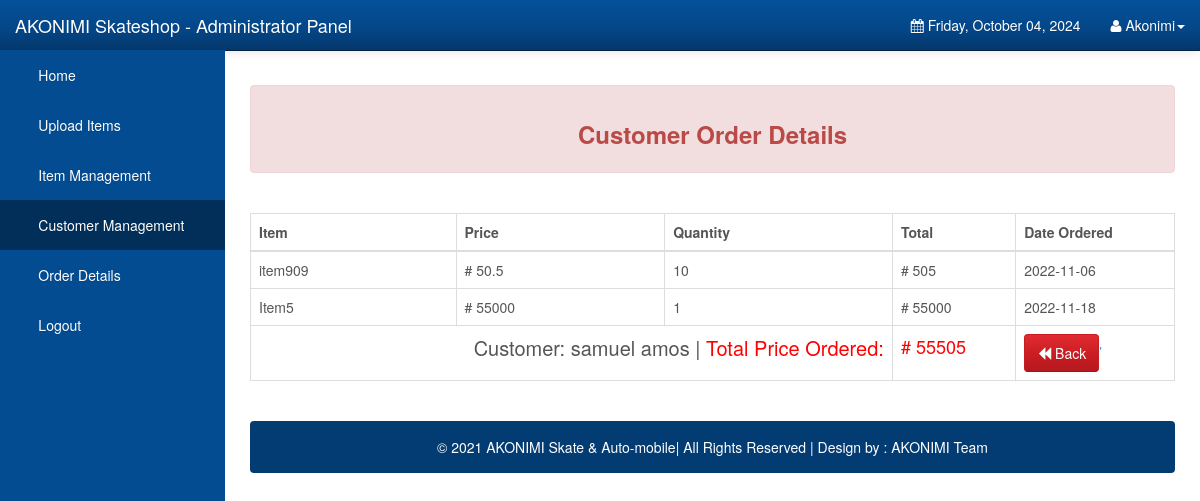
/Admin/view_orders.php?view_id=10 (signed in), run on the app's committed database.
### tables this page shows
CREATE TABLE IF NOT EXISTS `orderdetails` (
  `order_id` int(10) unsigned NOT NULL AUTO_INCREMENT,
  `user_id` int(11) NOT NULL DEFAULT '0',
  `order_name` varchar(1000) NOT NULL DEFAULT '',
  `order_price` double NOT NULL DEFAULT '0',
  `order_quantity` int(10) unsigned NOT NULL DEFAULT '0',
  `order_total` double NOT NULL DEFAULT '0',
  `order_status` varchar(45) NOT NULL DEFAULT '',
  `order_date` date NOT NULL DEFAULT '0000-00-00',
  PRIMARY KEY (`order_id`),
  KEY `FK_orderdetails_1` (`user_id`)
);

CREATE TABLE IF NOT EXISTS `users` (
  `user_id` int(11) NOT NULL AUTO_INCREMENT,
  `user_email` varchar(1000) NOT NULL,
  `user_password` varchar(1000) NOT NULL,
  `user_firstname` varchar(1000) NOT NULL,
  `user_lastname` varchar(1000) NOT NULL,
  `user_address` varchar(1000) NOT NULL,
  PRIMARY KEY (`user_id`)
);

### Admin/view_orders.php (the view, shortened to what this page needs)
<?php
	require_once 'config.php';
	if(isset($_GET['view_id']) && !empty($_GET['view_id']))
	{
		$view_id = $_GET['view_id'];
		$stmt_edit = $DB_con->prepare('SELECT * FROM users WHERE user_id=:user_id');
		$stmt_edit->execute(array(':user_id'=>$view_id));
		$edit_row = $stmt_edit->fetch(PDO::FETCH_ASSOC);
		extract($edit_row);
	}
	else
	{
		header("Location: customers.php");
	}
?>
<!DOCTYPE html>
<html lang="en">
<head>
    <link rel="stylesheet" type="text/css" href="bootstrap/css/bootstrap.min.css" />
    <link rel="stylesheet" type="text/css" href="font-awesome/css/font-awesome.min.css" />
    <link rel="stylesheet" type="text/css" href="css/local.css" />
</head>
<body>
    <div id="wrapper">
        <nav class="navbar navbar-inverse navbar-fixed-top" role="navigation">
            <div class="navbar-header">
                <a class="navbar-brand" href="index.php">AKONIMI Skateshop - Administrator Panel</a>
            </div>
            <div class="collapse navbar-collapse navbar-ex1-collapse">
                <ul class="nav navbar-nav side-nav">
                    <li><a href="index.php"> &nbsp; &nbsp; &nbsp; Home</a></li>
					<li><a data-toggle="modal" data-target="#uploadModal"> &nbsp; &nbsp; &nbsp; Upload Items</a></li>
					<li><a href="items.php"> &nbsp; &nbsp; &nbsp; Item Management</a></li>
					<li class="active"><a href="customers.php"> &nbsp; &nbsp; &nbsp; Customer Management</a></li>
					<li><a href="orderdetails.php"> &nbsp; &nbsp; &nbsp; Order Details</a></li>
					<li><a href="logout.php"> &nbsp; &nbsp; &nbsp; Logout</a></li>
                </ul>
                <ul class="nav navbar-nav navbar-right navbar-user">
                    <li class="dropdown messages-dropdown">
                        <a href="#"><i class="fa fa-calendar"></i>  <?php
                            $Today=date('y:m:d');
                            $new=date('l, F d, Y',strtotime($Today));
                            echo $new; ?></a>
                    </li>
                     <li class="dropdown user-dropdown">
                        <a href="#" class="dropdown-toggle" data-toggle="dropdown"><i class="fa fa-user"></i> <?php   extract($_SESSION); echo $admin_username; ?><b class="caret"></b></a>
                    </li>
                </ul>
            </div>
        </nav>
        <div id="page-wrapper">
			 <div class="alert alert-danger">
                          <center> <h3><strong>Customer Order Details</strong> </h3></center>
						  </div>
						  <br />
						  <div class="table-responsive">
            <table class="display table table-bordered" id="example" cellspacing="0" width="100%">
              <thead>
                <tr>
                  <th>Item</th>
                  <th>Price</th>
				  <th>Quantity</th>
                  <th>Total</th>
				  <th>Date Ordered</th>
                </tr>
              </thead>
              <tbody>
			  <?php
include("config.php");
	$stmt = $DB_con->prepare("SELECT * FROM orderdetails where user_id='$user_id' and order_status='Ordered'");
	$stmt->execute();
	if($stmt->rowCount() > 0)
	{
		while($row=$stmt->fetch(PDO::FETCH_ASSOC))
		{
			extract($row);
			?>
                <tr>
                 <td><?php echo $order_name; ?></td>
				 <td># <?php echo $order_price; ?> </td>
				 <td><?php echo $order_quantity; ?></td>
				 <td># <?php echo $order_total; ?></td>
				  <td><?php echo $order_date; ?></td>
                </tr>
              <?php
		}
		include("config.php");
		 $stmt_edit = $DB_con->prepare("select sum(order_total) as totalx from orderdetails where user_id=:user_id and order_status='Ordered'");
		$stmt_edit->execute(array(':user_id'=>$user_id));
		$edit_row = $stmt_edit->fetch(PDO::FETCH_ASSOC);
		extract($edit_row);
		echo "<tr>";
		echo "<td colspan='3' align='right' style='font-size:20px;'>Customer: ".$user_firstname." ".$user_lastname." | <span style='color:red'>Total Price Ordered:</span>";
		echo "</td>";
		echo "<td style='font-size:18px;'><span style='color:red;'># ".$totalx."</span>";
		echo "</td>";
		 echo "<td>";
		 echo "<a class='btn btn-danger' href='customers.php'><span class='glyphicon glyphicon-backward'></span> Back<a/>'";
		 echo "</td>";
		echo "</tr>";
		echo "</tbody>";
		echo "</table>";
		echo "</div>";
		echo "<br />";
		echo '<div class="alert alert-default" style="background-color:#033c73;">
                       <p style="color:white;text-align:center;">
                       &copy 2021 AKONIMI Skate & Auto-mobile| All Rights Reserved |  Design by : AKONIMI Team
						</p>
                    </div>
	</div>';
		echo "</div>";
	}
?>
	<br />
	<br />
</body>
</html>

### Admin/css/local.css (style rules this page uses)
#wrapper { padding-left: 0; }
#page-wrapper { width: 100%; padding: 5px 15px; }
body { font-family: "Helvetica Neue", Helvetica, Arial, sans-serif; font-size: 14px; line-height: 1.42857143; color: #555555; background-color: #ffffff; }
.btn { display: inline-block; margin-bottom: 0; font-weight: normal; text-align: center; vertical-align: middle; cursor: pointer; background-image: none; border: 1px solid transparent; white-space: nowrap; padding: 8px 12px; font-size: 14px; line-height: 1.42857143; border-radius: 4px; -webkit-user-select: none; -moz-user-select: none; -ms-user-select: none; user-select: none; }
.btn-danger { color: #ffffff; background-color: #c71c22; border-color: #c71c22; }
.navbar-inverse { background-color: #033c73; border-color: #022f5a; }
.navbar-inverse .navbar-brand { color: #ffffff; }
.navbar-inverse .navbar-nav > li > a { color: #ffffff; }
.navbar-inverse .navbar-nav > .active > a, .navbar-inverse .navbar-nav > .active > a:hover, .navbar-inverse .navbar-nav > .active > a:focus { color: #ffffff; background-color: #022f5a; }
.navbar-inverse .navbar-collapse, .navbar-inverse .navbar-form { border-color: #022a50; }
.alert-danger { background-color: #f2dede; border-color: #eed3d7; color: #b94a48; }
.navbar { background-image: -webkit-linear-gradient(#54b4eb, #2fa4e7 60%, #1d9ce5); background-image: linear-gradient(#54b4eb, #2fa4e7 60%, #1d9ce5); background-repeat: no-repeat; filter: progid:DXImageTransform.Microsoft.gradient(startColorstr='#ff54b4eb', endColorstr='#ff1d9ce5', GradientType=0); border-bottom: 1px solid #178acc; filter: none; -webkit-box-shadow: 0 1px 10px rgba(0, 0, 0, 0.1); box-shadow: 0 1px 10px rgba(0, 0, 0, 0.1); }
.navbar .navbar-nav > li > a, .navbar-brand { text-shadow: 0 1px 0 rgba(0, 0, 0, 0.1); }
.navbar-inverse { background-image: -webkit-linear-gradient(#04519b, #044687 60%, #033769); background-image: linear-gradient(#04519b, #044687 60%, #033769); background-repeat: no-repeat; filter: progid:DXImageTransform.Microsoft.gradient(startColorstr='#ff04519b', endColorstr='#ff033769', GradientType=0); filter: none; border-bottom: 1px solid #022241; }
.btn { text-shadow: 0 1px 0 rgba(0, 0, 0, 0.1); }
.btn-danger { background-image: -webkit-linear-gradient(#e12b31, #c71c22 60%, #b5191f); background-image: linear-gradient(#e12b31, #c71c22 60%, #b5191f); background-repeat: no-repeat; filter: progid:DXImageTransform.Microsoft.gradient(startColorstr='#ffe12b31', endColorstr='#ffb5191f', GradientType=0); filter: none; border-bottom: 1px solid #9a161a; }
.clearfix:before, .clearfix:after, .container:before, .container:after, .container-fluid:before, .container-fluid:after, .row:before, .row:after, .form-horizontal .form-group:before, .form-horizontal .form-group:after, .btn-toolbar:before, .btn-toolbar:after, .btn-group-vertical > .btn-group:before, .btn-group-vertical > .btn-group:after, .nav:before, .nav:after, .navbar:before, .navbar:after, .navbar-header:before, .navbar-header:after, .navbar-collapse:before, .navbar-collapse:after, .pager:before, .pager:after, .panel-body:before, .panel-body:after, .modal-footer:before, .modal-footer:after { content: " "; display: table; }
.clearfix:after, .container:after, .container-fluid:after, .row:after, .form-horizontal .form-group:after, .btn-toolbar:after, .btn-group-vertical > .btn-group:after, .nav:after, .navbar:after, .navbar-header:after, .navbar-collapse:after, .pager:after, .panel-body:after, .modal-footer:after { clear: both; }
a { color: #2fa4e7; text-decoration: none; }
@media (min-width:768px) { #wrapper { padding-left: 225px; } }
@media (min-width:768px) { #page-wrapper { padding: 15px 25px; } }
@media (min-width:768px) { .side-nav { margin-left: -225px; left: 225px; width: 225px; position: fixed; top: 50px; height: 100%; border-radius: 0; border: none; background-color: #044C92; overflow-y: auto; } }
@media (min-width:768px) { .side-nav>li>a { width: 225px; } }
@media (min-width:768px) { .navbar-collapse { padding-left: 15px !important; padding-right: 15px !important; } }

### data on the page
orderdetails: order_name "item909", order_price "50.5", order_quantity "10", order_total "505", order_date "2022-11-06"
orderdetails: order_name "Item5", order_price "55000", order_quantity "1", order_total "55000", order_date "2022-11-18"
users: user_firstname "samuel", user_lastname "amos"

### other printed values
$admin_username "Akonimi"
$totalx "55505"
